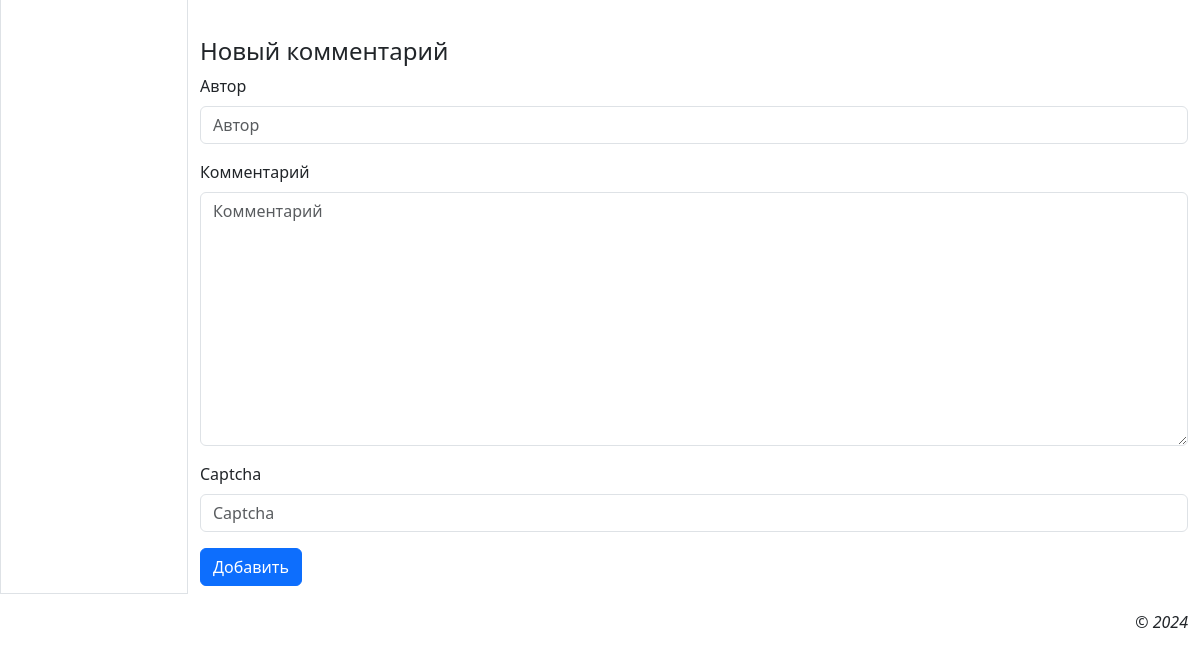
Before: /7/2/ (lower part) with the older database file.
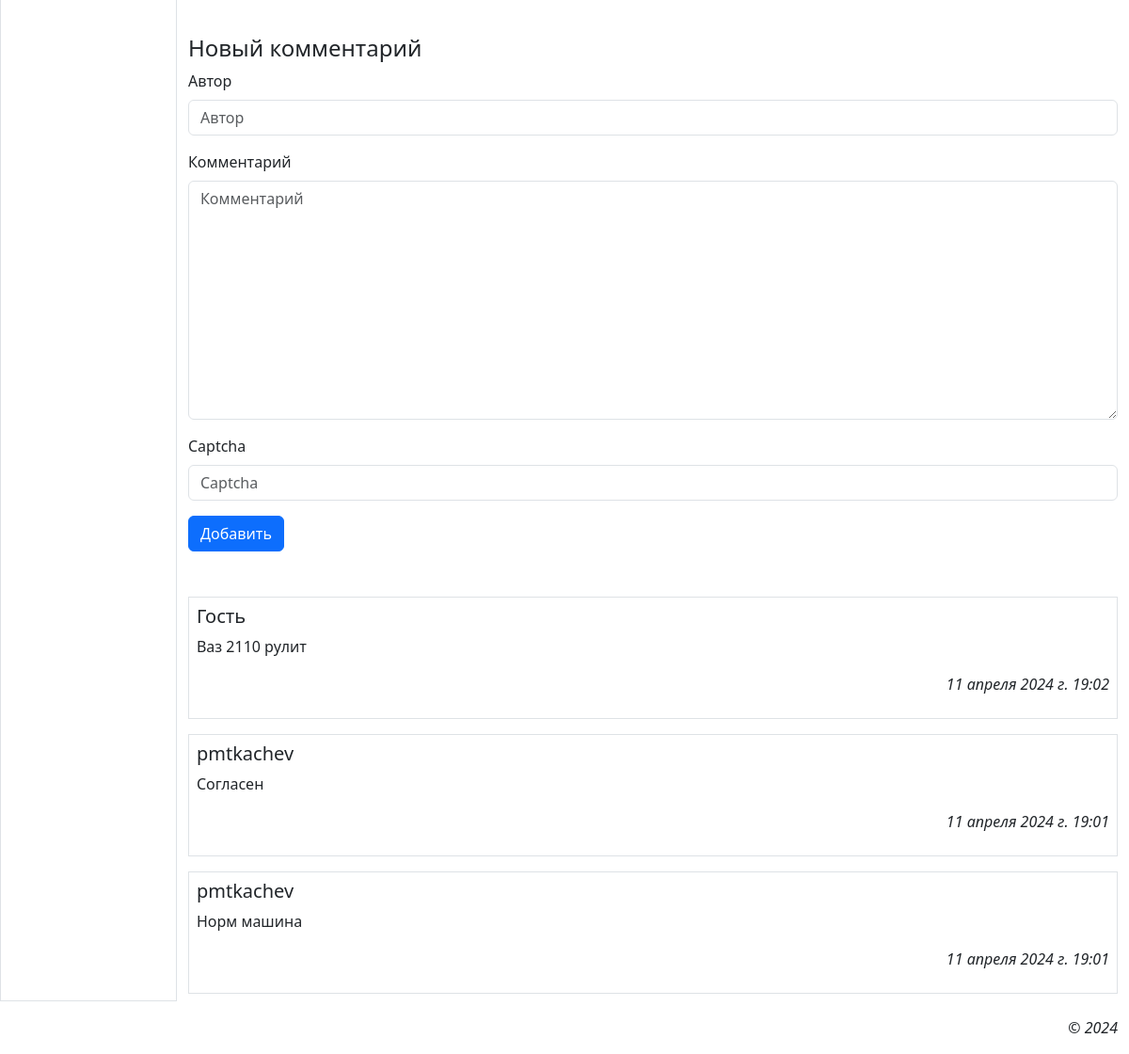
After: the same page with the newer database file.
### mainapp/models.py (models this page shows)
class Comment(models.Model):
    bb = models.ForeignKey(Bb, on_delete=models.CASCADE, verbose_name='Объявление')
    author = models.CharField(max_length=30, verbose_name='Автор')
    content = models.TextField(max_length=256, verbose_name='Комментарий')
    is_active = models.BooleanField(default=True, db_index=True, verbose_name='Активный')
    created_at = models.DateTimeField(auto_now_add=True, db_index=True, verbose_name='Опубликовано')
    class Meta:
        verbose_name = 'Комментарий'
        verbose_name_plural = 'Комментарии'
        ordering = ['-created_at']

### mainapp/views.py (the view, shortened to what this page needs)
# urls.py: path('<int:rubric_pk>/<int:pk>/', bb_detail, name='bb_detail'),
def bb_detail(request, rubric_pk, pk):
    bb = Bb.objects.get(pk=pk)
    initial = {'bb': bb.pk}
    if request.user.is_authenticated:
        initial['author'] = request.user.username
        form_class = UserCommentForm
    else:
        form_class = GuestCommentForm
    form = form_class(initial=initial)
    ais = bb.additionalimage_set.all()
    comments = Comment.objects.filter(bb=pk, is_active=True)
    context = {'bb': bb, 'ais': ais, 'comments': comments, 'form': form}
    return render(request, 'mainapp/bb_detail.html', context)

### mainapp/forms.py
class GuestCommentForm(forms.ModelForm):
    captcha = CaptchaField(label='Введите текст с картинки',
                           error_messages={'invalid': 'Неправильный текст'})
    class Meta:
        model = Comment
        exclude = ('is_active',)
        widgets = {'bb': forms.HiddenInput}

### mainapp/models.py (called while the page is built)
    def get_queryset(self):
        return super().get_queryset().filter(super_rubric__isnull=False)

### mainapp/templates/mainapp/bb_detail.html (shortened to what this page needs)
{% extends 'layout/base.html' %}
{% load django_bootstrap5 %}
{% block content %}
    <h4 class="mt-5">Новый комментарий</h4>
    <form method="post">
        {% bootstrap_form form layout='horizontal' %}
        {% bootstrap_button 'Добавить' %}
    </form>
    {% if comments %}
        <div class="vstack gap-3 mt-5">
            {% for comment in comments %}
                <div class="p-2 border">
                    <h5>{{ comment.author }}</h5>
                    <p>{{ comment.content }}</p>
                    <p class="text-end fst-italic">{{ comment.created_at }}</p>
                </div>
            {% endfor %}
        </div>
    {% endif %}
{% endblock %}

Changed rows visible on the page:
added Comment: author "Гость", content "Ваз 2110 рулит", created_at "11 апреля 2024 г. 19:02"
added Comment: author "pmtkachev", content "Согласен", created_at "11 апреля 2024 г. 19:01"
added Comment: author "pmtkachev", content "Норм машина", created_at "11 апреля 2024 г. 19:01"
